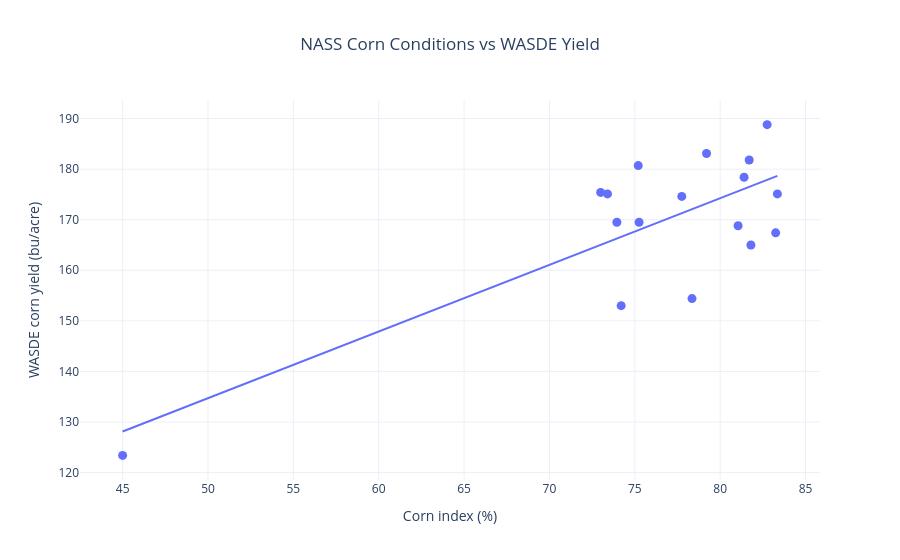

Notebook source saved alongside this figure:
### Code cell
import pandas as pd
import statsmodels.api as sm
import plotly.express as px

# 1. Prepare data
reg_df = corn_table[["condition_index", "Value"]].dropna().copy()

# 2. Run linear regression
X = sm.add_constant(reg_df[["condition_index"]])
y = reg_df["Value"]

model = sm.OLS(y, X).fit()

# 3. Scatter plot + regression line
fig = px.scatter(
    reg_df,
    x="condition_index",
    y="Value",
    trendline="ols",
    hover_data=reg_df.columns,
    labels={
        "condition_index": "Corn index (%)",
        "Value": "WASDE corn yield (bu/acre)"
    },
    title="NASS Corn Conditions vs WASDE Yield"
)

fig.update_traces(
    marker=dict(size=9),
    selector=dict(mode="markers")
)

fig.update_layout(
    template="plotly_white",
    title_x=0.5
)

fig.show()

# 4. Regression results
print(model.summary())

### Figure 1 — Plotly figure (JSON) as saved in the notebook; plotly's stock layout.template omitted (floating-point values rounded to 4 significant figures)
{"data": [{"hovertemplate": "Corn index (%)=%{x}<br>WASDE corn yield (bu/acre)=%{y}<extra></extra>", "legendgroup": "", "marker": {"color": "#636efa", "size": 9, "symbol": "circle"}, "mode": "markers", "name": "", "orientation": "v", "showlegend": false, "type": "scatter", "x": [81.8, 74.2, 45.0, 78.35, 83.25, 81.05, 83.35, 75.25, 81.4, 73.95, 81.7, 77.75, 73.0, 73.4, 79.2, 82.75, 75.2], "xaxis": "x", "y": [165.0, 153.0, 123.4, 154.4, 167.4, 168.8, 175.1, 169.5, 178.4, 169.5, 181.8, 174.6, 175.4, 175.1, 183.1, 188.8, 180.7], "yaxis": "y"}, {"hovertemplate": "<b>OLS trendline</b><br>Value = 1.31835 * condition_index + 68.7856<br>R<sup>2</sup>=0.599975<br><br>Corn index (%)=%{x}<br>WASDE corn yield (bu/acre)=%{y} <b>(trend)</b><extra></extra>", "legendgroup": "", "marker": {"color": "#636efa", "symbol": "circle"}, "mode": "lines", "name": "", "showlegend": false, "type": "scatter", "x": [45.0, 73.0, 73.4, 73.95, 74.2, 75.2, 75.25, 77.75, 78.35, 79.2, 81.05, 81.4, 81.7, 81.8, 82.75, 83.25, 83.35], "xaxis": "x", "y": [128.1, 165.0, 165.6, 166.3, 166.6, 167.9, 168.0, 171.3, 172.1, 173.2, 175.6, 176.1, 176.5, 176.6, 177.9, 178.5, 178.7], "yaxis": "y"}], "layout": {"legend": {"tracegroupgap": 0}, "title": {"text": "NASS Corn Conditions vs WASDE Yield", "x": 0.5}, "xaxis": {"anchor": "y", "domain": [0, 1], "title": {"text": "Corn index (%)"}}, "yaxis": {"anchor": "x", "domain": [0, 1], "title": {"text": "WASDE corn yield (bu/acre)"}}}}
